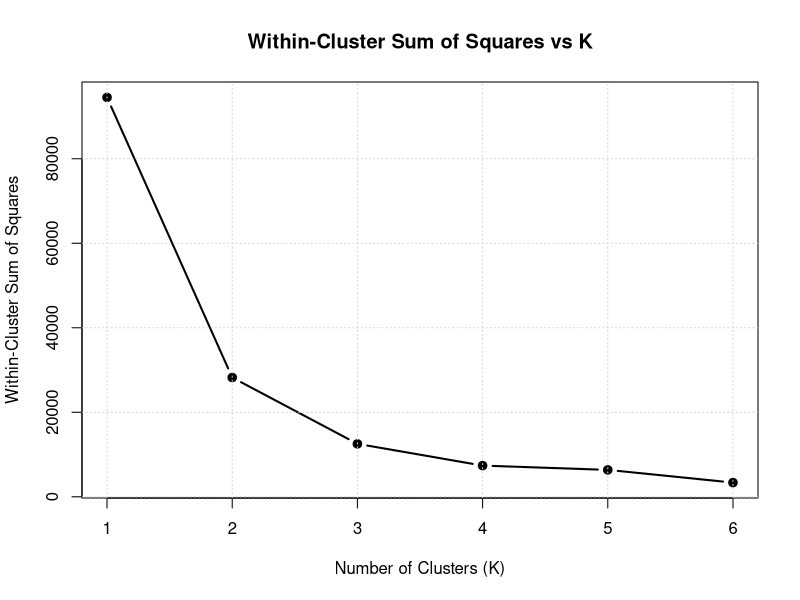
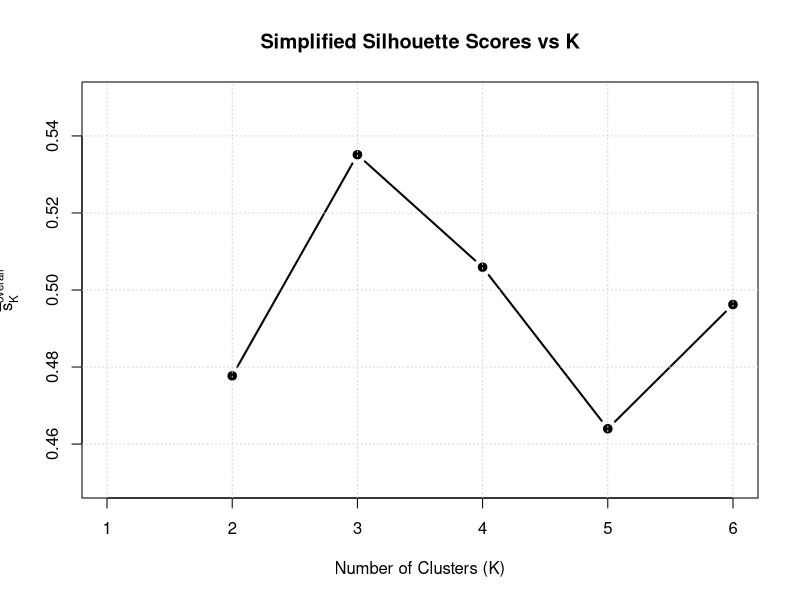
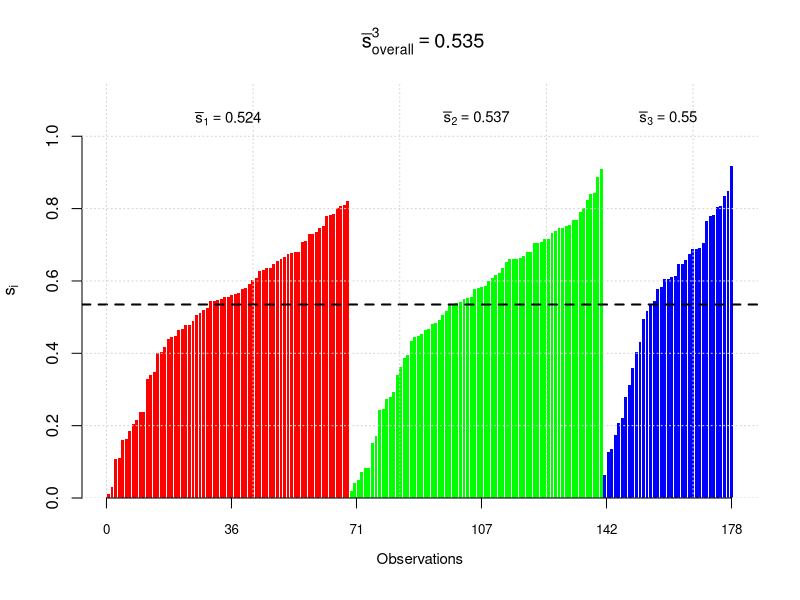

The R source for these figures, in order:
#===========================================================
set.seed(2025)
dat_wine= read.table('Wine2025.txt', h = TRUE, stringsAsFactors = TRUE)
head(dat_wine)
attach(dat_wine)

X= as.matrix(dat_wine)

k_means= function(X,K,iterations)
{

  N = dim(X)[1]
  d = dim(X)[2]
  
  initial_index = sample(1:N,K,replace = FALSE)
  Centroids   =  X[initial_index,,drop=FALSE]
  
  ones  = matrix(1,N,1)
  dist_wine = matrix(0,N,K)
  cluster_sum= rep(0,K)
  error= rep(NA, iterations)
  
  for (i in 1:iterations)
  {
    dist_wine= dist_wine*0
    
    for (k in 1:K)
    {
      dist_wine[,k]= rowSums((X-ones%*%Centroids[k,])^2) #Distance to each centroid
      
    }
    assign_label = apply(dist_wine,1,which.min)# Centroid which you are closest to
    
    error_temp=0
    
    centroid_dist = apply(dist_wine,1,min) #Minimum distance from a centroid
    
    for (k in 1:K)
      {
        if (any(assign_label==k))
        {
              wh = which(assign_label==k)
              nk = length(wh)
              error_temp= error_temp + nk*sum(centroid_dist[wh])

         }
    }
    
    error[i]=error_temp
    
    for (k in 1:K)
    {
      if (any(assign_label==k))
       {
        wh= which(assign_label==k)
        nk= length(wh)
        Centroids[k,]=colSums(X[wh,,drop= FALSE])/nk
        
        
       }
      else
       {
        centroid_dist= apply(dist_wine,1,min)
        wh_worst=  which.max(centroid_dist)
        Centroids[k,]= X[wh_worst,]
        
       }
     }
  }
  
  
  
  
  
  return(list(Cluster= Centroids,Assignedlabels=assign_label, Distance=dist_wine, SSQ=error[iterations], N=N,K=K))
      
}
      
  
  
  SSC = function(res_k_means)
  {
    
    s_bar_overall=0
    silhouette_val= rep(NA,res_k_means$N)
    s_bar_k = rep(NA,res_k_means$K)
    
    for (i in 1:res_k_means$N)
    {
     squared_distance = sqrt(res_k_means$Distance[i,])
     squared_distance= sort(squared_distance)
     r_1 = squared_distance[1]# Minimum distance
     
     
     r_2=  squared_distance[2]# Second smallest distance
    
     silhouette_val[i]= (r_2-r_1)/r_2
    }
    
    for (k in 1:res_k_means$K)
    {
      if (any(res_k_means$Assignedlabels==k))
      {
        wh = which(res_k_means$Assignedlabels==k)
        nk = length(wh)
        s_bar_k[k]=(1/nk)*sum(silhouette_val[wh])
        
      }

    }
    s_bar_overall= (1/res_k_means$N)*sum(silhouette_val)
    
    
    return(list(s= silhouette_val,s_bar_k=s_bar_k, s_bar_overall=s_bar_overall))
    
    
  }
  # interim_result = k_means(X,6,100)
  # final_result= SSC(interim_result)
  # 
  
  #===========================================================
  # Plot Within-Sum-of-Squares & Simplified Silhouette values
  #===========================================================
  set.seed(2025)
  dat_wine <- read.table("Wine2025.txt", header = TRUE, stringsAsFactors = TRUE)
  X <- as.matrix(dat_wine)
  
  # --- Run k-means and silhouette calculations for K = 1 to 6 ---
  SSQ_vector <- rep(NA, 6)
  overall_s  <- rep(NA, 6)
  
  for (k in 1:6) {
    interim_result <- k_means(X, k, 1000)
    SSQ_vector[k] <- interim_result$SSQ
    
    if (k == 1) {
      overall_s[k] <- NA
    } else {
      final_result <- SSC(interim_result)
      overall_s[k] <- final_result$s_bar_overall
    }
  }
  
  # --- Plot 1: Within-Cluster Sum of Squares (Elbow Plot) ---
  plot(1:6, SSQ_vector, type = "b", pch = 19, lwd = 2, col = "black",
       xlab = "Number of Clusters (K)",
       ylab = "Within-Cluster Sum of Squares",
       main = "Within-Cluster Sum of Squares vs K")
  grid()
  
  # --- Plot 2: Simplified Silhouette Scores ---
  plot(1:6, overall_s, type = "b", pch = 19, lwd = 2, col = "black",
       xlab = "Number of Clusters (K)",
       ylab = expression(bar(s)[K]^overall),
       main = "Simplified Silhouette Scores vs K",
       ylim = c(0.45, 0.55))
  grid()
  
  #===========================================================
  # Silhouette Plot for Optimal K
  #===========================================================
  
  optimal_K <- 3  # chosen based on Q4(c)
  set.seed(2025)
  optimal_result <- k_means(X, optimal_K, 1000)
  sil_result <- SSC(optimal_result)
  
  cluster_df <- data.frame(
    Clusters = optimal_result$Assignedlabels,
    silhouette = sil_result$s
  )
  cluster_df <- cluster_df[order(cluster_df$Clusters, cluster_df$silhouette), ]
  
  M <- length(unique(cluster_df$Clusters))
  colors <- rainbow(M)
  
  # --- Create barplot (no x-axis yet) ---
  bar_centers <- barplot(cluster_df$silhouette,
                         col = colors[cluster_df$Clusters],
                         border = NA,
                         ylim = c(0, 1.15),
                         ylab = expression(s[i]),
                         xaxt = "n", # suppress x-axis
                         main = bquote(" " ~ bar(s)[overall]^3 == .(round(sil_result$s_bar_overall, 3)) ~ ""))
  
  # --- Add reference line for overall silhouette ---
  abline(h = sil_result$s_bar_overall, col = "black", lty = 2, lwd = 2)
  
  # --- Add gridlines ---
  grid(nx = NULL, ny = NULL)
  
  # --- Add x-axis with observation indices ---
  n_obs <- nrow(cluster_df)
  axis(side = 1,
       at = seq(0, max(bar_centers), length.out = 6),  # tick spacing similar to lecture
       labels = round(seq(0, n_obs, length.out = 6)),
       cex.axis = 0.8)
  mtext("Observations", side = 1, line = 2.5, cex = 0.9)
  
  # --- Add cluster mean silhouette labels above each cluster group ---
  cluster_means <- sil_result$s_bar_k
  cluster_positions <- sapply(unique(cluster_df$Clusters), function(k) {
    mean(bar_centers[cluster_df$Clusters == k])
  })
  
  # Add cluster average silhouette scores in mathematical notation (slide 69 format)
  for (k in 1:M) {
    text(x = cluster_positions[k], y = 1.05,
         labels = bquote(bar(s)[.(k)] == .(round(cluster_means[k], 3))),
         cex = 0.9, font = 2)
  }